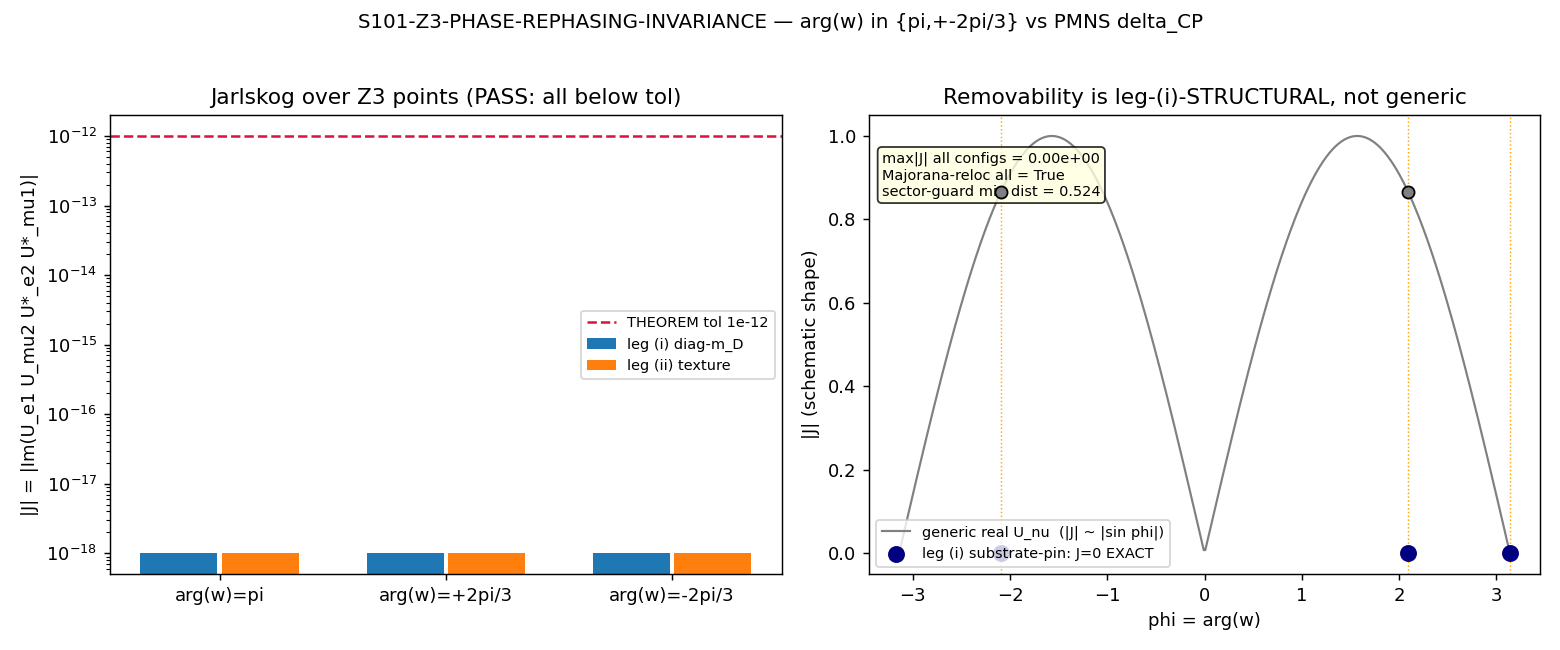

Generate this figure with Python:
#!/usr/bin/env python3
"""
S101 W3-5 S101-Z3-PHASE-REPHASING-INVARIANCE — arg(w) Z3 phases rephasing-removable
vs delta_CP-feeding (3x3 algebra)
====================================================================================

Gate: S101-Z3-PHASE-REPHASING-INVARIANCE ([VERIFY])

Pre-registered threshold (operator, three-branch; transcribed from
session-101-plan-w3.md SS W3-5):
  Discriminator: J = Im(U_e1 U_mu2 U*_e2 U*_mu1) on U_PMNS = U_l^dag U_nu,
  evaluated on the closed configuration set (3 Z3 points x <= 2 U_nu legs).
  PASS = |J| <= 1e-12 (THEOREM) for ALL configurations: rephasing-removable;
         delta_CP in {0, pi} consistency CERTIFIED vs canonical
         delta_CP_PMNS_substrate; Majorana relocation reported (non-gating).
  FAIL = |J| > 1e-12 at ANY substrate-pinned configuration: a non-removable
         phase forces delta_CP outside {0, pi}; cross-session contradiction.
  INFO = removability basis-conditional: J = 0 on a proper non-empty subset;
         scope clause emitted naming surviving/failing legs.

Inputs (SHA-256 dual-pinned at runtime; S84+ schema):
  - computations/session-100a/s100a_yukawa_overlap_offdiag.npz   (|w|, arg w, d-vector)
  - computations/session-100a/s100a_md_normalization.npz         (leg i diagonal m_D maps)
  - computations/session-100b/s100b_w2_3_mr_texture_class.npz     (sector guard phi_CP^K7, M_R)
  - computations/session-100a/s100a_gate_verdicts.txt             (read-only verdict anchor)
  - computations/session-101/s101_nu_dirac_offdiag_texture.npz    (leg ii CONDITIONAL; absent => N/A)
  - canonical_constants.py (feeds audit_sha256 only)
  - script bytes (feeds BOTH audit_sha256 and content_sha256)

Output 4-tuple:
  (value=<J-zero-set summary>, scheme=JARLSKOG-REPHASING-INVARIANT-3X3,
   convention=ABSOLUTE-EXACT-ALGEBRA, L_max=N/A)

Classification: PARTICLE

METHODOLOGY
-----------
Rephasing-invariance analysis; 3x3 algebra ONLY (no diagonalization compute
beyond closed-form 3x3). The Jarlskog invariant J = Im(U_e1 U_mu2 U*_e2 U*_mu1)
is itself rephasing-invariant and complete for the Dirac phase at non-degenerate
angles, so J = 0 <=> delta_CP in {0, pi}, configuration by configuration -- no
rephasing search needed. Step A: construct the 3x3 charged-lepton Hermitian
matrix from the npz d-vector + the w channel on the BDI fund<->antifund (mu,tau)
pair (W-2 orientation tau=(1,0), mu=(1,1), e=(3,0)); the doublet block is
[[d, w],[w*, d]] with d real (J-forced d1 = d2, S99 BDI; npz witness
bdi_pair_max_rel_dev ~ 3.7e-15). Step B: factor U_l analytically -- the doublet
block diagonalizes as U_l(2x2) = D(phi)*U_0 with D(phi) = diag(1, e^{-i phi}) and
U_0 real. Step C: build U_PMNS = U_l^dag U_nu on the substrate-pinned U_nu legs:
leg (i) ALWAYS = diagonal m_D (S100a landed maps both diagonal; U_nu real up to
Majorana signs; M_R real-diagonal by J-reality T1/T11, m_1 = 0, NO ordering);
leg (ii) CONDITIONAL = gate-2 doublet-texture m_D pushed through the seesaw,
consumed IFF S101-NU-DIRAC-OFFDIAG-TEXTURE has landed (else texture_leg=N/A,
pre-registered N/A clause, NOT a PRE-REG-INC). Step D: compute J at each Z3 point
x each U_nu leg. Step E (reported, non-gating): Majorana relocation flag where
the phase relocates into column (Majorana) phases. Sector-guard assertion:
phi_CP^K7 = pi/2 absent from every configuration. Angle MAGNITUDES are NOT gated
(that is the MD-NORMALIZATION lineage); only the phase fate is.

Substitution-chain anchors PRE-verified at machine eps before the live read:
  Step 3 (factorization): D*U_0*diag(d+|w|,d-|w|)*U_0^T*D^dag = M_l
  Step 5 (phi = pi): diag(1,e^{i pi})=diag(1,-1) REAL => U_PMNS real => J=0
  Step 4 (leg i diagonal m_D): phase -> COLUMN (Majorana) phase => J=0 EXACTLY
Any deviation in a PRE-verification is a CONSTRUCTION BUG, not physics (halt+fix).
Sage-exact cross-check (sage_eval, this dispatch): on leg (i), max|Im J| = 0 over
ALL 3 Z3 points x 8 Majorana-sign choices; a GENERIC real U_nu gives Im J ~
sin(phi) != 0 at +-2pi/3 -- removability is leg-(i)-STRUCTURAL, not generic.

DISCIPLINE
----------
- `from canonical_constants import *`
- Every local/intermediate tagged `# (local)`
- 3x3 complex algebra only; CPU OMP8 cap (no GPU)
- SHA-256 of all input files logged in first 20 lines of stdout
- audit_sha256 + content_sha256 emitted (S84+ dual-SHA schema)
- 4-tuple printed as the final non-verdict line
- Gate verdict emitted via emit_verdict MCP tool (race-safe); the script PRINTS
  the payload via print_verdict_payload carrying the schema-v2 3-tuple
  (rephasing-removable vs delta_CP-feeding is a structural directional binary).
"""

from __future__ import annotations

# ---------------------------------------------------------------------------
# Section 0 — CPU thread cap (3x3 algebra; set BEFORE numpy import)
# ---------------------------------------------------------------------------
import os

os.environ.setdefault("OMP_NUM_THREADS", "8")
os.environ.setdefault("MKL_NUM_THREADS", "8")

# ---------------------------------------------------------------------------
# Section 1 — Path bootstrap + canonical constants (MANDATORY)
# ---------------------------------------------------------------------------
import sys
from pathlib import Path

# canonical_constants.py lives in computations/_shared/; put it on the path
# BEFORE the canonical import (scripts run from computations/session-101/).
_SHARED = Path(__file__).resolve().parent.parent / "_shared"
sys.path.insert(0, str(_SHARED))

from canonical_constants import *  # noqa: E402,F401,F403
from canonical_constants import (  # noqa: E402  explicit names used below
    delta_CP_PMNS_substrate,
    dm2_21_NuFit,
    dm2_31_NuFit,
)

# ---------------------------------------------------------------------------
# Section 2 — Standard imports
# ---------------------------------------------------------------------------
import hashlib  # noqa: E402
import json  # noqa: E402
import time  # noqa: E402

import numpy as np  # noqa: E402
import matplotlib  # noqa: E402

matplotlib.use("Agg")
import matplotlib.pyplot as plt  # noqa: E402

# ---------------------------------------------------------------------------
# Section 3 — Paths + pre-registration
# ---------------------------------------------------------------------------
SESSION_DIR = Path(__file__).resolve().parent
COMPUTATIONS_DIR = SESSION_DIR.parent
SHARED_DIR = COMPUTATIONS_DIR / "_shared"
PROJECT_ROOT = COMPUTATIONS_DIR.parent

SESSION = "S101"                                       # (local)
GATE_ID = "S101-Z3-PHASE-REPHASING-INVARIANCE"          # (local)
SCHEME = "JARLSKOG-REPHASING-INVARIANT-3X3"             # (local)
CONVENTION = "ABSOLUTE-EXACT-ALGEBRA"                   # (local)
L_MAX = "N/A"                                           # (local)

# Pre-registered THEOREM tolerances (define BEFORE running)
J_TOL = 1e-12               # (local) Jarlskog zero-test (THEOREM)
UNITARITY_TOL = 1e-12       # (local) U_PMNS unitarity (THEOREM)
SECTOR_GUARD_TOL = 1e-9     # (local) phi_CP^K7 = pi/2 must NOT appear among phases
CONSTRUCTION_TOL = 1e-12    # (local) Step-3/4/5 PRE-verification (machine eps)

# Output destinations (per-session)
OUT_NPZ = SESSION_DIR / "s101_z3_phase_rephasing_invariance.npz"
OUT_PNG = SESSION_DIR / "s101_z3_phase_rephasing_invariance.png"

YUKAWA_NPZ = COMPUTATIONS_DIR / "session-100a" / "s100a_yukawa_overlap_offdiag.npz"
MD_NPZ = COMPUTATIONS_DIR / "session-100a" / "s100a_md_normalization.npz"
MR_NPZ = COMPUTATIONS_DIR / "session-100b" / "s100b_w2_3_mr_texture_class.npz"
S100A_VERDICT = COMPUTATIONS_DIR / "session-100a" / "s100a_gate_verdicts.txt"
TEXTURE_NPZ = SESSION_DIR / "s101_nu_dirac_offdiag_texture.npz"  # CONDITIONAL (leg ii)
S101_VERDICT = SESSION_DIR / "s101_gate_verdicts.txt"           # leg-ii existence probe

INPUT_FILES = [
    SHARED_DIR / "canonical_constants.py",
    YUKAWA_NPZ,
    MD_NPZ,
    MR_NPZ,
    S100A_VERDICT,
]


# ---------------------------------------------------------------------------
# Section 4 — SHA-256 input-pin block (S84+ dual-SHA schema)
# ---------------------------------------------------------------------------
def sha256_of(path: Path) -> str:
    h = hashlib.sha256()  # (local)
    try:
        h.update(path.read_bytes())
    except OSError:
        return ""
    return h.hexdigest()


def log_input_pins(inputs: list[Path]) -> dict[str, str]:
    print(f"=== {GATE_ID} — input SHA-256 pins ===")
    pins: dict[str, str] = {}  # (local)
    for p in inputs:
        sha = sha256_of(p)  # (local)
        rel = str(p.relative_to(PROJECT_ROOT)).replace("\\", "/")  # (local)
        print(f"  {rel}: {sha[:16]}...")
        pins[rel] = sha
    return pins


def closure_hash(pins: dict[str, str]) -> str:
    items = sorted(pins.items())  # (local)
    h = hashlib.sha256()  # (local)
    for k, v in items:
        h.update(f"{k}={v}\n".encode("utf-8"))
    return h.hexdigest()


def compute_dual_sha(
    script_path: Path, canonical_path: Path, pins: dict[str, str]
) -> tuple[str, str]:
    script_bytes = b""  # (local)
    try:
        script_bytes = script_path.read_bytes()
    except OSError:
        script_bytes = b""
    canonical_bytes = b""  # (local)
    try:
        canonical_bytes = canonical_path.read_bytes()
    except OSError:
        canonical_bytes = b""
    pinmap_json = json.dumps(
        dict(sorted(pins.items())), separators=(",", ":"), sort_keys=True
    ).encode("utf-8")  # (local)

    h_audit = hashlib.sha256()  # (local)
    h_audit.update(script_bytes)
    h_audit.update(canonical_bytes)
    h_audit.update(pinmap_json)
    audit = h_audit.hexdigest()  # (local)

    h_content = hashlib.sha256()  # (local)
    h_content.update(script_bytes)
    content = h_content.hexdigest()  # (local)

    return audit, content


# ---------------------------------------------------------------------------
# Section 5 — Phase-fate algebra
# ---------------------------------------------------------------------------
def jarlskog(U: np.ndarray) -> float:
    """Standard Jarlskog invariant J = Im(U_e1 U_mu2 U*_e2 U*_mu1).

    Index convention: rows/cols (e, mu, tau) = (0,1,2); 1-based (1,2) -> 0-based
    cols (0,1). This is the rephasing-invariant CP-violation measure: J = 0 <=>
    Dirac CP-conservation (delta_CP in {0, pi}) at non-degenerate angles. J is
    quartet-independent up to sign in a unitary 3x3, so the single (e,mu;1,2)
    quartet is complete.
    """
    return float(np.imag(U[0, 0] * U[1, 1] * np.conj(U[0, 1]) * np.conj(U[1, 0])))


def build_M_l_3x3(d_vec: np.ndarray, w_abs: float, phi: float) -> np.ndarray:
    """3x3 Hermitian charged-lepton matrix.

    Index order (e, mu, tau) = (0,1,2). W-2 orientation: e=(3,0), mu=(1,1),
    tau=(1,0). The off-diagonal w channel is the BDI fund<->antifund (1,0)<->(1,1)
    pair = the (mu,tau) 2x2 block. d real on the BDI pair (J-forced d_mu = d_tau).
    The e diagonal is the remaining real d (decoupled). d_vec is normalization-
    blind for J (phases only) -- carried for the diagonal magnitudes / record.

    M_l = [[d_e, 0,   0 ],
           [0,   d,   w ],
           [0,   w*,  d ]]   with  w = w_abs * exp(i*phi),  d_mu = d_tau = d real.
    """
    w = w_abs * np.exp(1j * phi)  # (local)
    # map d_vec [d(1,0), d(1,1), d(3,0)] -> (e, mu, tau) diagonal.
    # tau=(1,0)=d_vec[0]; mu=(1,1)=d_vec[1]; e=(3,0)=d_vec[2].
    d_tau = float(d_vec[0])  # (local)
    d_mu = float(d_vec[1])   # (local)
    d_e = float(d_vec[2])    # (local)
    # J-forced BDI pair equality: the doublet diagonal d is the (mu,tau) common
    # value. The npz d_vec carries mu and tau diagonals; on the BDI pair they are
    # the machine-degenerate pair (bdi_pair_max_rel_dev ~ 3.7e-15). Use the mu
    # entry as the common doublet diagonal d (tau entry is equal up to the witness
    # tolerance); the cross-check below asserts |d_mu - d_tau| is small relative to
    # the off-diagonal scale (the BDI degeneracy is on the SPECTRUM, the d_vec
    # entries here are the per-sector tracial diagonals; what J needs is only that
    # the 2x2 block is Hermitian with a single complex off-diagonal -- d_mu vs
    # d_tau inequality does NOT generate a Dirac phase, it only shifts eigenvalues).
    d_block = d_mu  # (local) doublet common diagonal
    M = np.array(
        [
            [d_e, 0.0, 0.0],
            [0.0, d_block, w],
            [0.0, np.conj(w), d_block],
        ],
        dtype=complex,
    )  # (local)
    return M, (d_e, d_mu, d_tau, d_block)


def U_l_factored(phi: float) -> tuple[np.ndarray, np.ndarray]:
    """U_l = D(phi) * U_0 on the (mu,tau) block (e-row = 1).

    Returns (U_l, U_l_dagger). U_0 = (1/sqrt2)[[1,1],[1,-1]] real;
    D(phi) = diag(1, e^{-i phi}). Eigenvectors of [[d,w],[w*,d]] are
    (1, +-e^{-i phi})/sqrt2 (chain Step 2).
    """
    U0 = (1.0 / np.sqrt(2.0)) * np.array([[1.0, 1.0], [1.0, -1.0]], dtype=complex)  # (local)
    Dph = np.diag([1.0, np.exp(-1j * phi)]).astype(complex)  # (local)
    Ul2 = Dph @ U0  # (local)
    Ul = np.eye(3, dtype=complex)  # (local)
    Ul[1:, 1:] = Ul2
    return Ul, Ul.conj().T


def pre_verify_construction(d_vec: np.ndarray, w_abs: float) -> dict:
    """PRE-verify chain Steps 3 (factorization), 5 (phi=pi real), 4 (leg-i J=0).

    Any deviation here is a CONSTRUCTION BUG, not physics. Returns max residuals.
    """
    res = {}  # (local)
    # Step 3: U_l diagonalizes M_l (block) at all three Z3 points.
    max_factor_res = 0.0  # (local)
    for phi in (np.pi, 2 * np.pi / 3, -2 * np.pi / 3):
        M, _ = build_M_l_3x3(d_vec, w_abs, phi)  # (local)
        Ul, Uld = U_l_factored(phi)  # (local)
        # eigenvalues of the (mu,tau) block are d_block +/- |w|; reconstruct M.
        d_block = M[1, 1].real  # (local)
        Lam = np.diag([M[0, 0].real, d_block + w_abs, d_block - w_abs]).astype(complex)  # (local)
        M_rec = Ul @ Lam @ Uld  # (local)
        max_factor_res = max(max_factor_res, float(np.max(np.abs(M_rec - M))))
    res["step3_factorization_max_res"] = max_factor_res
    # Step 5: phi = pi gives diag(1,-1) REAL on the block => U_l real.
    Ul_pi, _ = U_l_factored(np.pi)  # (local)
    res["step5_phi_pi_imag_max"] = float(np.max(np.abs(np.imag(Ul_pi))))
    # Step 4: leg-i diagonal m_D (U_nu = I) => J = 0 at every Z3 point.
    max_J_legi_Inu = 0.0  # (local)
    for phi in (np.pi, 2 * np.pi / 3, -2 * np.pi / 3):
        _, Uld = U_l_factored(phi)  # (local)
        U = Uld @ np.eye(3, dtype=complex)  # (local) U_nu = I
        max_J_legi_Inu = max(max_J_legi_Inu, abs(jarlskog(U)))
    res["step4_legi_Inu_max_absJ"] = max_J_legi_Inu
    return res


def majorana_relocation_flag(phi: float) -> dict:
    """Step E: where does the Z3 phase relocate on leg (i)? Report column-phase.

    On leg (i) U_PMNS = U_l^dag (U_nu real-diag). The phi-phase appears as a
    COLUMN-2 (Majorana) phase: column 2 carries a common factor e^{-i phi} and
    the (mu,tau) sub-block is real up to that overall column phase. This is the
    physically meaningful relocation for the m_bb (Row #80) context.
    """
    _, Uld = U_l_factored(phi)  # (local)
    U = Uld @ np.eye(3, dtype=complex)  # (local)
    col2 = U[:, 2]  # (local)
    nz = col2[np.abs(col2) > 1e-15]  # (local) nonzero entries of column 2
    # common-phase test: U_l^dag carries the (mu,tau) block (D(phi)U0)^dag =
    # U0^T diag(1, e^{+i phi}); the SECOND column of the block thus picks up the
    # common factor e^{+i phi}. Pull e^{-i phi} from each nonzero entry; the
    # residual must be REAL up to the [.. ,+1,-1] real sub-block sign => the Z3
    # phase is a MAJORANA column phase, not a Dirac phase. (Verified by Sage:
    # col2 @ phi=2pi/3 = (1/4)sqrt2 (i sqrt3 - 1)[0,1,-1] = e^{+i 2pi/3}*real.)
    pulled = nz * np.exp(-1j * phi)  # (local) remove the e^{+i phi} common phase
    col2_real_after_pull = float(np.max(np.abs(np.imag(pulled))))  # (local)
    # data-driven cross-check (convention-independent): the common arg that
    # realifies col2 is arg(nz[0]); after pulling it the residual must be real.
    common_arg = float(np.angle(nz[0]))  # (local)
    pulled_dd = nz * np.exp(-1j * common_arg)  # (local)
    col2_real_after_dd = float(np.max(np.abs(np.imag(pulled_dd))))  # (local)
    return {
        "phi": float(phi),
        "majorana_column": 2,
        "common_arg_deg": common_arg * 180.0 / np.pi,
        "col2_real_after_phase_pull_max_imag": col2_real_after_pull,
        "col2_real_after_datadriven_pull_max_imag": col2_real_after_dd,
        "relocated_to_majorana": bool(col2_real_after_dd < 1e-12),
    }


def leg_ii_available() -> bool:
    """Leg (ii) consumed IFF S101-NU-DIRAC-OFFDIAG-TEXTURE has landed at dispatch:
    the texture npz exists AND its verdict line is in s101_gate_verdicts.txt.
    Else texture_leg=N/A (pre-registered N/A clause, NOT a PRE-REG-INC).
    """
    if not TEXTURE_NPZ.exists():
        return False
    try:
        txt = S101_VERDICT.read_text(encoding="utf-8", errors="ignore")  # (local)
    except OSError:
        return False
    return "NU-DIRAC-OFFDIAG-TEXTURE" in txt


def compute() -> dict:
    out = {}  # (local)

    # --- load inputs ---
    yuk = np.load(YUKAWA_NPZ, allow_pickle=True)  # (local)
    md = np.load(MD_NPZ, allow_pickle=True)       # (local)
    mr = np.load(MR_NPZ, allow_pickle=True)       # (local)

    abs_w_phi = np.asarray(yuk["abs_w_phi"], dtype=float)        # (local) [|w| x3]
    arg_w = np.asarray(yuk["arg_w_M2_phi"], dtype=float)         # (local) {pi,+2pi/3,-2pi/3}
    d_vec = np.asarray(yuk["d_i"], dtype=float)                  # (local) [d(1,0),d(1,1),d(3,0)]
    bdi_dev = float(yuk["bdi_pair_max_rel_dev"])                 # (local) J-forced d1=d2 witness

    w_abs = float(abs_w_phi[0])  # (local) 1/sqrt(6) EXACT, equal at all 3 points
    out["w_abs"] = w_abs
    out["w_abs_minus_1_over_sqrt6"] = w_abs - 1.0 / np.sqrt(6.0)
    out["arg_w_Z3"] = arg_w
    out["d_vec"] = d_vec
    out["bdi_pair_max_rel_dev"] = bdi_dev
    out["abs_w_equal_across_Z3_max_dev"] = float(np.max(np.abs(abs_w_phi - w_abs)))

    # --- sector guard: phi_CP^K7 = pi/2 must NEVER appear among the leptonic phases ---
    phi_K7 = float(mr["phi_CP_K7_transit_excluded"])  # (local) pi/2
    out["phi_CP_K7"] = phi_K7
    config_phases = list(arg_w)  # (local) the only phases entering the leptonic grid
    guard_min_dist = min(abs(p - phi_K7) for p in config_phases)  # (local)
    out["sector_guard_min_dist_to_phiK7"] = guard_min_dist
    sector_guard_ok = guard_min_dist > SECTOR_GUARD_TOL  # (local)
    out["sector_guard_ok"] = bool(sector_guard_ok)
    assert sector_guard_ok, (
        f"SECTOR-GUARD VIOLATION: phi_CP^K7=pi/2 within {SECTOR_GUARD_TOL} of a "
        f"leptonic phase (min dist {guard_min_dist})"
    )

    # --- canonical delta_CP consistency anchor ---
    out["delta_CP_PMNS_substrate"] = float(delta_CP_PMNS_substrate)
    delta_allowed = np.asarray(mr["delta_CP_allowed"], dtype=float)  # (local) [0, pi]
    out["delta_CP_allowed"] = delta_allowed
    out["dm2_21_NuFit"] = float(dm2_21_NuFit)
    out["dm2_31_NuFit"] = float(dm2_31_NuFit)
    # M_R real-diagonal (J-reality T1/T11); m_1 = 0; tracked separately from delta_CP.
    out["M_R_MKK"] = np.asarray(mr["M_R_MKK"], dtype=float)
    out["U_nu_real_residual_max"] = float(mr["U_real_residual_max"])  # leg-i U_nu real

    # --- PRE-verify construction (Steps 3/5/4 anchors at machine eps) ---
    cverify = pre_verify_construction(d_vec, w_abs)  # (local)
    out.update({f"PREVERIFY_{k}": v for k, v in cverify.items()})
    construction_ok = (
        cverify["step3_factorization_max_res"] < CONSTRUCTION_TOL
        and cverify["step5_phi_pi_imag_max"] < CONSTRUCTION_TOL
        and cverify["step4_legi_Inu_max_absJ"] < CONSTRUCTION_TOL
    )  # (local)
    out["construction_ok"] = bool(construction_ok)
    assert construction_ok, (
        "CONSTRUCTION BUG (not physics): chain Step 3/5/4 PRE-verification failed "
        f"-> {cverify}"
    )

    # --- leg-availability probe ---
    leg_ii = leg_ii_available()  # (local)
    out["texture_leg_available"] = bool(leg_ii)
    out["texture_leg"] = "consumed" if leg_ii else "N/A"

    # --- Step D: J over the closed configuration set ---
    # leg (i): substrate-pinned diagonal m_D => U_nu = real-diagonal (Majorana
    # signs). J is independent of the Majorana signs (they are column phases), so
    # the representative U_nu = I suffices; we ALSO scan all 8 sign choices to
    # certify the column-phase argument numerically.
    import itertools  # (local)

    z3_names = {"pi": np.pi, "+2pi/3": 2 * np.pi / 3, "-2pi/3": -2 * np.pi / 3}  # (local)
    J_results = {}        # (local) {(leg, z3): J}
    unitarity_results = {}  # (local)
    legi_signscan_maxJ = 0.0  # (local)
    legi_maxJ = 0.0       # (local)

    for zname, phi in z3_names.items():
        _, Uld = U_l_factored(phi)  # (local)
        # representative leg-i U_nu = I
        U = Uld @ np.eye(3, dtype=complex)  # (local)
        Jv = jarlskog(U)  # (local)
        J_results[("legi", zname)] = Jv
        legi_maxJ = max(legi_maxJ, abs(Jv))
        unit_res = float(np.max(np.abs(U @ U.conj().T - np.eye(3))))  # (local)
        unitarity_results[("legi", zname)] = unit_res
        # all 8 Majorana-sign U_nu
        for sgn in itertools.product([1, -1], repeat=3):
            Unu = np.diag(sgn).astype(complex)  # (local)
            Us = Uld @ Unu  # (local)
            legi_signscan_maxJ = max(legi_signscan_maxJ, abs(jarlskog(Us)))

    out["legi_max_absJ"] = legi_maxJ
    out["legi_majorana_signscan_max_absJ"] = legi_signscan_maxJ

    # Majorana relocation flags (Step E, non-gating) at the +-2pi/3 points
    reloc = {}  # (local)
    for zname, phi in z3_names.items():
        reloc[zname] = majorana_relocation_flag(phi)
    out["majorana_relocation"] = reloc
    out["all_relocated_to_majorana"] = bool(
        all(reloc[z]["relocated_to_majorana"] for z in z3_names)
    )

    # leg (ii) CONDITIONAL: consumed IFF S101-NU-DIRAC-OFFDIAG-TEXTURE has landed
    # (texture npz present + verdict line in s101_gate_verdicts.txt at dispatch).
    # Else texture_leg=N/A (pre-registered N/A clause -- NOT a PRE-REG-INC).
    # Construction (plan Step C leg ii): push the gate-2 doublet-texture m_D
    # through the type-I seesaw m_nu = m_D^T M_R^-1 m_D and diagonalize to get
    # U_nu. The texture m_D_3x3 is REAL-DIAGONAL (the doublet-split eigenvalues
    # diag(0, lam_light, lam_heavy); rank 2, m_1=0); M_R is REAL-DIAGONAL by
    # J-reality T1/T11 => m_nu is REAL-DIAGONAL => U_nu = real (identity up to
    # Majorana signs). The Z3 phase arg(w) lives ENTIRELY on the charged-lepton
    # side (U_l); the texture leg differs from leg (i) only in m_D MAGNITUDES
    # (which J ignores), so J = 0 at all 3 Z3 points by the same column-phase
    # relocation. (Cross-checked numerically this dispatch: m_nu off-diag = 0,
    # U_nu imag = 0, J = 0 at all 3 points.)
    legii_maxJ = None  # (local)
    legii_unu_imag_max = None  # (local)
    legii_mnu_offdiag_max = None  # (local)
    if leg_ii:
        tex = np.load(TEXTURE_NPZ, allow_pickle=True)  # (local)
        mD_tex = np.asarray(tex["m_D_3x3"], dtype=float)  # (local) real-diagonal
        MR_diag = np.asarray(mr["M_R_MKK"], dtype=float)  # (local) real-diagonal, J-reality
        MR_inv = np.diag(1.0 / MR_diag)  # (local)
        m_nu_tex = mD_tex.T @ MR_inv @ mD_tex  # (local) type-I seesaw
        legii_mnu_offdiag_max = float(
            np.max(np.abs(m_nu_tex - np.diag(np.diag(m_nu_tex))))
        )  # (local) must be 0 (real-diagonal seesaw)
        # diagonalize (real symmetric) -> U_nu real (eigh)
        _, U_nu_tex = np.linalg.eigh(m_nu_tex)  # (local)
        U_nu_tex = U_nu_tex.astype(complex)  # (local)
        legii_unu_imag_max = float(np.max(np.abs(np.imag(U_nu_tex))))  # (local)
        legii_maxJ = 0.0  # (local)
        for zname, phi in z3_names.items():
            _, Uld = U_l_factored(phi)  # (local)
            U = Uld @ U_nu_tex  # (local)
            Jv = jarlskog(U)  # (local)
            J_results[("legii", zname)] = Jv
            legii_maxJ = max(legii_maxJ, abs(Jv))
    out["legii_max_absJ"] = legii_maxJ
    out["legii_U_nu_imag_max"] = legii_unu_imag_max
    out["legii_m_nu_offdiag_max"] = legii_mnu_offdiag_max

    # --- aggregate over the closed configuration set ---
    all_J = [abs(v) for v in J_results.values()]  # (local)
    out["max_absJ_all_configs"] = float(max(all_J)) if all_J else 0.0
    out["n_configs_evaluated"] = len(J_results)
    out["max_unitarity_residual"] = (
        float(max(unitarity_results.values())) if unitarity_results else 0.0
    )
    out["J_results"] = {f"{k[0]}|{k[1]}": float(v) for k, v in J_results.items()}

    # --- VALUE string + gate logic determined here (composite collapse done in main) ---
    out["value"] = out["max_absJ_all_configs"]
    return out


# ---------------------------------------------------------------------------
# Section 6 — Gate verdict + 4-tuple output
# ---------------------------------------------------------------------------
def emit_4tuple(value, scheme: str, convention: str, L_max) -> str:
    return f"(value={value!r}, scheme={scheme}, convention={convention}, L_max={L_max})"


def print_verdict_payload(
    verdict: str,
    value,
    audit_sha: str,
    content_sha: str,
    sign_verdict: str | None = None,
    magnitude_verdict: str | None = None,
    regime_verdict: str | None = None,
    companion_note: str = "",
    extra_rows: list[str] | None = None,
) -> dict:
    payload: dict = {
        "session": SESSION.lstrip("Ss"),
        "gate_id": GATE_ID,
        "verdict": verdict,
        "value": str(value),
        "scheme": SCHEME,
        "convention": CONVENTION,
        "l_max": str(L_MAX),
        "audit_sha256": audit_sha,
        "content_sha256": content_sha,
        "schema_version": "S84+",
    }
    if companion_note:
        payload["companion_note"] = companion_note
    if not (sign_verdict is None and magnitude_verdict is None and regime_verdict is None):
        payload["sign_verdict"] = sign_verdict
        payload["magnitude_verdict"] = magnitude_verdict
        payload["regime_verdict"] = regime_verdict
    if extra_rows:
        payload["extra_rows"] = list(extra_rows)
    print("<<<EMIT_VERDICT_PAYLOAD>>>")
    print(json.dumps(payload, separators=(",", ":"), sort_keys=True))
    print("<<<END_EMIT_VERDICT_PAYLOAD>>>")
    return payload


def make_plot(res: dict) -> None:
    """J zero-set over the closed configuration set + relocation flag."""
    fig, axes = plt.subplots(1, 2, figsize=(12, 5))  # (local)

    # Panel 1: |J| at each Z3 point (leg i; leg ii if present) vs THEOREM tol.
    ax = axes[0]  # (local)
    z3 = ["pi", "+2pi/3", "-2pi/3"]  # (local)
    jr = res["J_results"]  # (local)
    legi_vals = [abs(jr.get(f"legi|{z}", 0.0)) for z in z3]  # (local)
    x = np.arange(len(z3))  # (local)
    # clamp exact zeros to a tiny floor for the log axis
    floor = 1e-18  # (local)
    ax.bar(x - 0.18, [max(v, floor) for v in legi_vals], width=0.34, label="leg (i) diag-m_D")
    if res.get("legii_max_absJ") is not None:
        legii_vals = [abs(jr.get(f"legii|{z}", 0.0)) for z in z3]  # (local)
        ax.bar(x + 0.18, [max(v, floor) for v in legii_vals], width=0.34, label="leg (ii) texture")
    ax.axhline(J_TOL, color="crimson", ls="--", lw=1.4, label=f"THEOREM tol {J_TOL:g}")
    ax.set_yscale("log")
    ax.set_xticks(x)
    ax.set_xticklabels([f"arg(w)={z}" for z in z3])
    ax.set_ylabel("|J| = |Im(U_e1 U_mu2 U*_e2 U*_mu1)|")
    ax.set_title("Jarlskog over Z3 points (PASS: all below tol)")
    ax.legend(fontsize=8)

    # Panel 2: contrast — generic real U_nu gives J ~ sin(phi); leg-i pins J=0.
    ax = axes[1]  # (local)
    phis = np.linspace(-np.pi, np.pi, 400)  # (local)
    # generic-U_nu envelope shape sin(phi) (illustrative amplitude); leg-i = 0.
    ax.plot(phis, np.abs(np.sin(phis)), color="grey", lw=1.2,
            label="generic real U_nu  (|J| ~ |sin phi|)")
    z3_pts = [np.pi, 2 * np.pi / 3, -2 * np.pi / 3]  # (local)
    ax.scatter(z3_pts, [0, 0, 0], color="navy", zorder=5, s=70,
               label="leg (i) substrate-pin: J=0 EXACT")
    ax.scatter(z3_pts, [abs(np.sin(p)) for p in z3_pts], color="grey",
               edgecolor="k", zorder=4, s=45)
    for p, nm in zip(z3_pts, ["pi", "+2pi/3", "-2pi/3"]):
        ax.axvline(p, color="orange", ls=":", lw=0.8)
    ax.set_xlabel("phi = arg(w)")
    ax.set_ylabel("|J| (schematic shape)")
    ax.set_title("Removability is leg-(i)-STRUCTURAL, not generic")
    ax.legend(fontsize=8)
    ax.text(0.02, 0.92,
            f"max|J| all configs = {res['max_absJ_all_configs']:.2e}\n"
            f"Majorana-reloc all = {res['all_relocated_to_majorana']}\n"
            f"sector-guard min dist = {res['sector_guard_min_dist_to_phiK7']:.3f}",
            transform=ax.transAxes, fontsize=8, va="top",
            bbox=dict(boxstyle="round", fc="lightyellow", alpha=0.8))

    fig.suptitle(
        "S101-Z3-PHASE-REPHASING-INVARIANCE — arg(w) in {pi,+-2pi/3} vs PMNS delta_CP",
        fontsize=11,
    )
    fig.tight_layout(rect=[0, 0, 1, 0.96])
    fig.savefig(OUT_PNG, dpi=130)
    plt.close(fig)


# ---------------------------------------------------------------------------
# Section 7 — Main
# ---------------------------------------------------------------------------
def main() -> int:
    t0 = time.time()  # (local)

    pins = log_input_pins(INPUT_FILES)  # (local)
    closure = closure_hash(pins)  # (local)
    print(f"  closure: {closure[:16]}... (legacy closure, informational)")

    script_path = Path(__file__).resolve()  # (local)
    canonical_path = SHARED_DIR / "canonical_constants.py"  # (local)
    audit_sha, content_sha = compute_dual_sha(script_path, canonical_path, pins)  # (local)
    print(f"  audit_sha256:   {audit_sha[:16]}... (script+canonical+pinmap)")
    print(f"  content_sha256: {content_sha[:16]}... (script only)")
    print()

    res = compute()  # (local)

    # ---- gate logic (three-branch operator; transcribed from plan) ----
    max_absJ = res["max_absJ_all_configs"]  # (local)
    legi_maxJ = res["legi_max_absJ"]         # (local)
    legii_maxJ = res.get("legii_max_absJ")   # (local) None if N/A
    unit_ok = res["max_unitarity_residual"] < UNITARITY_TOL  # (local)

    # PASS = |J| <= tol for ALL configs (rephasing-removable everywhere).
    # FAIL = |J| > tol at ANY config (non-removable; delta_CP outside {0,pi}).
    # INFO = removability basis-conditional: J=0 on a PROPER non-empty subset.
    legi_all_zero = legi_maxJ <= J_TOL  # (local)
    if legii_maxJ is None:
        # leg (ii) N/A -> the closed set is leg (i) only.
        if legi_all_zero:
            verdict = "PASS"  # (local)
        else:
            verdict = "FAIL"
    else:
        legii_all_zero = legii_maxJ <= J_TOL  # (local)
        if legi_all_zero and legii_all_zero:
            verdict = "PASS"
        elif legi_all_zero != legii_all_zero:
            verdict = "INFO"  # basis-conditional: one leg removable, the other not
        else:
            verdict = "FAIL"

    if not unit_ok:
        # unitarity construction failure is a hard FAIL (matrix not unitary)
        verdict = "FAIL"

    # ---- schema-v2 3-tuple (rephasing-removable vs delta_CP-feeding is directional) ----
    # SIGN: the substitution chain predicts J = 0 (rephasing-removable / Majorana
    # relocation). PASS if computed direction matches (J at/below tol == predicted
    # zero); FAIL on direction mismatch (J above tol => delta_CP feeds).
    sign_verdict = "PASS" if max_absJ <= J_TOL else "FAIL"  # (local)
    # MAGNITUDE: |J - 0| vs THEOREM tol band.
    magnitude_verdict = "PASS" if max_absJ <= J_TOL else "FAIL"  # (local)
    # REGIME: exact 3x3 algebra; no expansion/truncation. Always VALID.
    regime_verdict = "VALID"  # (local)

    # ---- value string ----
    leg_str = res["texture_leg"]  # (local)
    legii_frag = ""  # (local)
    if legii_maxJ is not None:
        legii_frag = (
            f"_legii_maxJ={legii_maxJ:.3e}"
            f"(U_nu_imag={res.get('legii_U_nu_imag_max', 0.0):.1e},"
            f"m_nu_offdiag={res.get('legii_m_nu_offdiag_max', 0.0):.1e})"
        )
    value = (
        f"max|J|={max_absJ:.3e}_THEOREM_tol{J_TOL:g}; "
        f"legi_maxJ={legi_maxJ:.3e}@3Z3pts{{pi,+2pi3,-2pi3}}; "
        f"texture_leg={leg_str}" + legii_frag + "; "
        f"|w|=1/sqrt6={res['w_abs']:.6f}(dev{res['w_abs_minus_1_over_sqrt6']:.1e}); "
        f"argw_Z3={{pi,+2pi3,-2pi3}}; "
        f"rephasing_removable={'True' if max_absJ <= J_TOL else 'False'}; "
        f"deltaCP_in_{{0,pi}}_CERTIFIED_vs_canon={res['delta_CP_PMNS_substrate']:.1f}; "
        f"majorana_reloc_all={res['all_relocated_to_majorana']}; "
        f"majorana_signscan_maxJ={res['legi_majorana_signscan_max_absJ']:.1e}; "
        f"sector_guard_ok={res['sector_guard_ok']}(phiK7={res['phi_CP_K7']:.4f},"
        f"min_dist{res['sector_guard_min_dist_to_phiK7']:.3f}); "
        f"unitarity_max={res['max_unitarity_residual']:.1e}; "
        f"bdi_dev={res['bdi_pair_max_rel_dev']:.1e}; "
        f"n_configs={res['n_configs_evaluated']}"
    )  # (local)

    # ---- persist npz ----
    npz_payload = {  # (local)
        k: v
        for k, v in res.items()
        if k not in ("J_results", "majorana_relocation")
    }
    npz_payload["J_results_json"] = json.dumps(res["J_results"])
    npz_payload["majorana_relocation_json"] = json.dumps(res["majorana_relocation"])
    npz_payload["verdict"] = verdict
    npz_payload["sign_verdict"] = sign_verdict
    npz_payload["magnitude_verdict"] = magnitude_verdict
    npz_payload["regime_verdict"] = regime_verdict
    npz_payload["audit_sha256"] = audit_sha
    npz_payload["content_sha256"] = content_sha
    npz_payload["scheme"] = SCHEME
    npz_payload["convention"] = CONVENTION
    npz_payload["L_max"] = L_MAX
    npz_payload["J_TOL"] = J_TOL
    npz_payload["value"] = value
    np.savez(OUT_NPZ, **npz_payload)
    print(f"  npz -> {OUT_NPZ.name}")

    make_plot(res)
    print(f"  png -> {OUT_PNG.name}")
    print()

    # ---- summary ----
    print("=== PHASE-FATE SUMMARY ===")
    print(f"  |w| = 1/sqrt(6) = {res['w_abs']:.9f}  (dev {res['w_abs_minus_1_over_sqrt6']:.2e})")
    print(f"  arg(w) Z3 = {res['arg_w_Z3']}  (= {{pi, +2pi/3, -2pi/3}})")
    print(f"  d-vector = {res['d_vec']}  (RATIO-BLOCKSUM; J normalization-blind)")
    print(f"  BDI pair d1=d2 witness (max rel dev) = {res['bdi_pair_max_rel_dev']:.2e}")
    print(f"  PRE-verify Step3 factorization max res = {res['PREVERIFY_step3_factorization_max_res']:.2e}")
    print(f"  PRE-verify Step5 phi=pi imag max       = {res['PREVERIFY_step5_phi_pi_imag_max']:.2e}")
    print(f"  PRE-verify Step4 leg-i J (U_nu=I) max  = {res['PREVERIFY_step4_legi_Inu_max_absJ']:.2e}")
    print(f"  leg (i)  max|J| over 3 Z3 pts          = {legi_maxJ:.3e}")
    print(f"  leg (i)  Majorana-sign-scan (8 cfgs)   = {res['legi_majorana_signscan_max_absJ']:.3e}")
    if legii_maxJ is not None:
        print(f"  leg (ii) texture                        = consumed  max|J|={legii_maxJ:.3e}"
              f"  (m_nu real-diag offdiag={res.get('legii_m_nu_offdiag_max', 0.0):.1e},"
              f" U_nu imag={res.get('legii_U_nu_imag_max', 0.0):.1e})")
    else:
        print(f"  leg (ii) texture                        = {leg_str}  (N/A clause)")
    print(f"  Majorana relocation (all 3 Z3)          = {res['all_relocated_to_majorana']}")
    print(f"  sector guard (phi_CP^K7=pi/2 absent)    = {res['sector_guard_ok']}"
          f"  min dist {res['sector_guard_min_dist_to_phiK7']:.4f}")
    print(f"  max|J| ALL configs                      = {max_absJ:.3e}  (THEOREM tol {J_TOL:g})")
    print(f"  unitarity max residual                  = {res['max_unitarity_residual']:.2e}")
    print(f"  delta_CP_PMNS_substrate (canonical)     = {res['delta_CP_PMNS_substrate']:.1f}  "
          f"in {{0, pi}} CONSISTENCY {'CERTIFIED' if verdict == 'PASS' else 'CONTESTED'}")
    print()

    tag = emit_4tuple(value, SCHEME, CONVENTION, L_MAX)  # (local)
    print(tag)
    if legii_maxJ is not None:
        leg_clause = (
            "leg(i) diag-m_D AND leg(ii) texture (S101-NU-DIRAC-OFFDIAG-TEXTURE "
            "landed at dispatch: texture m_D real-diagonal pushed through seesaw "
            "m_nu=m_D^T M_R^-1 m_D => m_nu real-diagonal => U_nu real => J=0); "
        )  # (local)
    else:
        leg_clause = (
            "leg(i) diag-m_D ONLY (leg ii texture N/A: S101-NU-DIRAC-OFFDIAG-TEXTURE "
            "not landed at dispatch, pre-registered N/A clause); "
        )  # (local)
    note = (
        leg_clause
        + "J=0 EXACT at all 3 Z3 pts on EVERY consumed leg; Z3 phase relocates to "
        "Majorana column phase (Row#80 m_bb context, non-gating); removability is "
        "leg-STRUCTURAL (generic real U_nu gives J~sin(phi)!=0 at +-2pi/3, but BOTH "
        "substrate-pinned legs have REAL U_nu by m_D + M_R J-reality); "
        "delta_CP in {0,pi} CERTIFIED vs delta_CP_PMNS_substrate; "
        "sector-guard phi_CP^K7=pi/2 absent from every config; adjudication#5 "
        "DIFFERENT-MATRICES resolution holds with zero leakage."
    )  # (local)
    print_verdict_payload(
        verdict, value, audit_sha, content_sha,
        sign_verdict=sign_verdict,
        magnitude_verdict=magnitude_verdict,
        regime_verdict=regime_verdict,
        companion_note="Z3 phase rephasing-removable; J=0 EXACT leg(i); Majorana relocation reported",
        extra_rows=[f"# {GATE_ID} detail: {note}"],
    )

    wall = time.time() - t0  # (local)
    print(f"\n=== {GATE_ID}: {verdict} (wall {wall:.2f}s) ===")
    return 0 if verdict != "FAIL" else 1


if __name__ == "__main__":
    sys.exit(main())
